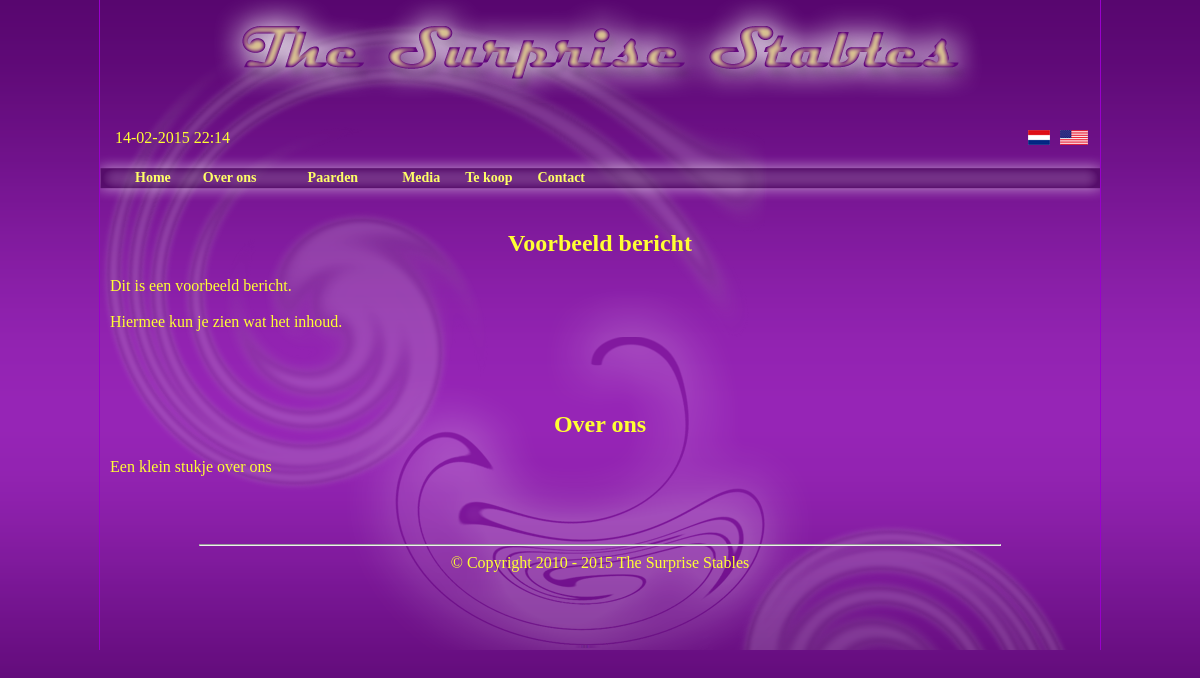
The app's page /about.php?lang=nl with its own data.
### tables this page shows
CREATE TABLE IF NOT EXISTS `nl_about` (
  `id` mediumint(9) NOT NULL AUTO_INCREMENT,
  `title` varchar(60) NOT NULL,
  `text` text NOT NULL,
  `stamp` int(11) NOT NULL,
  PRIMARY KEY (`id`)
);

### config/config.php (called while the page is built, shortened)
<?php
	$menu_set		=	"1";
?>

### about.php (the view, shortened to what this page needs)
<?php
	$data_id = "about";
	if (!empty($_GET['lang']))
		{
			$lang		=	$_GET['lang'];
		}
include ('includes/incl.php');
if ($menu_set == 1)
		{
			include ('includes/menu.php');
		}
?>
<div class="overall_body">
   		<div id="body">
        	<div class="body_full">
<?php
				$tablename	=	"".$lang."_".$data_id."";
			$sql ="SELECT * FROM ".$tablename." ORDER BY id ASC";
    				$data = mysql_query($sql) or die(mysql_error());
					while($info = mysql_fetch_array( $data )){
						$title = $info['title'];
						$title = stripslashes($title);
    					$tekst = $info['text'];
						$tekst = stripslashes($tekst);
						$tekst = nl2br ($tekst);
		?>
        			<div class="textfield">
        <?php
				if (!empty($title) && !empty($tekst))
					{
					if (!empty($title))
						{
                    		echo "<h2>";
                    			echo $title;
                    		echo "</h2>";
						}
					?>
                    	<?php echo $tekst;?>
                    </div>
                    <div class="seperator">
                    </div>
<?php
						}
				}
?>
   </div>
   </div>
</div>

### style/common.css (style rules this page uses)
html, body { text-align : center; width : 100%; margin : 0px; padding : 0px; background-color: #290333; background-image: url(../images/body_bg.png); background-repeat: repeat; color : #ffff33; min-height : 100%; font-family : Comic Sans MF ; }
div.container { width : 1000px; min-height : 100%; height : auto; min-height : 650px; margin : 0px auto; padding : 0px; background-image: url(../images/container_bg.png); border-left : 1px solid #9900cc; border-right : 1px solid #9900cc; height : 100%; overflow : auto; *overflow : none; float : none; }
div.top { width : 100%; height : 125px; margin : 0 0 0 0; float : left; background-image: url(../images/header.png); background-repeat: no-repeat; }
div.footer { width : 100%; height : 40px; margin : 0 0 0 0; float : left; font-family : Comic Sans MF ; }
#language div.lang { width : 998px; height : 25px; margin : 0 0 0 0; line-height : 25px; float : left; }
#language div.selectflag { width : auto; height : 15px; float : right; margin-top : 5px; margin-right : 10px; border : none; cursor : pointer; }
#language img { border : none; }
#language div.time { width : auto; height : 25px; line-height : 25px; margin-left : 15px; float : left; }
#body div.body_full { width : 98%; height : auto; min-height : 300px; margin : 0 0 0 0; margin-left : 1%; float : left; text-align : justify; }
#body div.textfield { width : 100%; height : auto; position : relative; float : left; }
#body div.seperator { width : 100%; height : 50px; background-image: url(../images/seperator.png); background-repeat: no-repeat; margin-bottom : 10px; float : left; }
#body h2 { text-align : center; }
hr.footer { width : 80%; color : #909; }

### records on screen
nl_about: title "Voorbeeld bericht", text "Dit is een voorbeeld bericht. Hiermee kun je zien wat het inhoud."
nl_about: title "Over ons", text "Een klein stukje over ons"

### other values on screen
$MM_home "Home"
$MM_about "Over ons"
$MM_horses "Paarden"
$MM_media "Media"
$MM_sale "Te koop"
$MM_contact "Contact"
